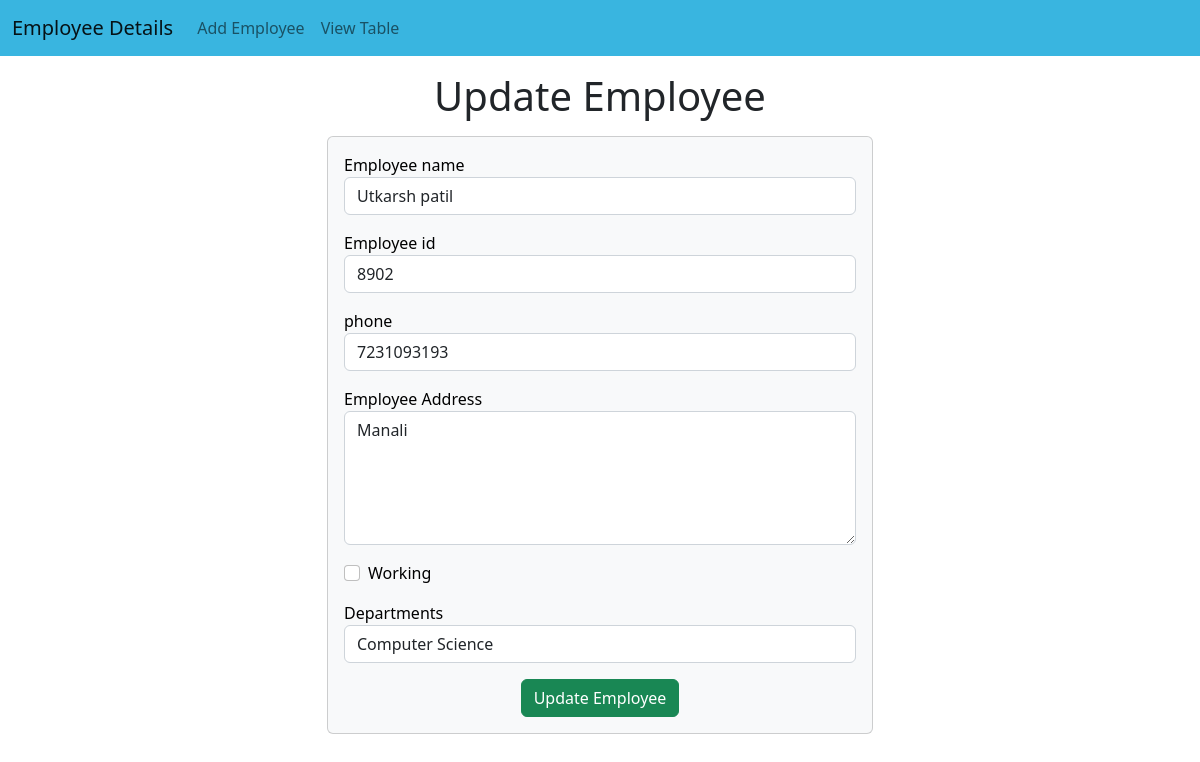
The page /emp/update-emp/6 on the database its author committed.
### emp/models.py (models this page shows)
class Emp(models.Model):
    name=models.CharField(max_length=200)
    emp_id=models.CharField(max_length=200)
    phone=models.CharField(max_length=10)
    address=models.CharField(max_length=150)
    working=models.BooleanField(default=True)
    department=models.CharField(max_length=200)

### emp/views.py (the view)
# urls.py: path("update-emp/<int:emp_id>",update_emp),
def update_emp(request,emp_id):
    emp=Emp.objects.get(pk=emp_id)
    print("Yes Bhai")
    return render(request,"emp/update_emp.html",{'emp':emp})

### templates/emp/update_emp.html (shortened to what this page needs)
<!doctype html>
<html lang="en">
  <head>
    <link href="https://cdn.jsdelivr.net/npm/bootstrap@5.2.2/dist/css/bootstrap.min.css"
          rel="stylesheet"
>
  </head>
  <body>
    {% include 'emp/navbar.html' %}
    <h1 class="text-center my-3">Update Employee</h1>
    <div class="container">
      <div class="row">
        <div class="col-md-6 offset-md-3">
          <div class="card bg-light text-black">
            <div class="card-body">
              <form action="/emp/do-update-emp/{{emp.id}}" method="POST">
                <div class="mb-3">
                  <label for="name">Employee name</label>
                  <input
                    id="name"
                    type="text"
                    class="form-control"
                    placeholder="Enter emp name"
                    name="emp_name"
                    value="{{emp.name}}"
                  />
                </div>
                <div class="mb-3">
                  <label for="id">Employee id</label>
                  <input
                    id="id"
                    type="text"
                    class="form-control"
                    placeholder="Enter emp id"
                    name="emp_id"
                    value="{{emp.emp_id}}"
                  />
                </div>
                <div class="mb-3">
                  <label for="phone">phone</label>
                  <input
                    id="phone"
                    type="text"
                    class="form-control"
                    placeholder="Enter emp phone"
                    name="emp_phone"
                    value="{{emp.phone}}"
                  />
                </div>
                <div class="mb-3">
                  <label for="address">Employee Address</label>
                  <textarea
                    name="emp_address"
                    id="address"
                    rows="5"
                    class="form-control"
                  >{{emp.address}}</textarea>
                </div>
                <div class="mb-3 form-check">
                  <label for="working">Working</label>
                  <input {% if emp.working %} checked {% endif %} id="working" name="emp_working" type="checkbox" class="form-check-input">
                </div>
                <div class="mb-3 ">
                  <label for="department">Departments</label>
                  <select value="{{emp.department}}" name="emp_department" id="department" class="form-control">
                      <option value="CSE">Computer Science</option>
                  </select>
                </div>
                <div class="container text-center">
                    <button class="btn btn-success">
                        Update Employee
                    </button>
                </div>
              </form>
            </div>
          </div>
        </div>
      </div>
    </div>
  </body>
</html>

### rows shown on the page
Emp: emp_name "Utkarsh patil", emp_id "8902", emp_phone "7231093193", emp_address "Manali", emp_department "Computer Science"
